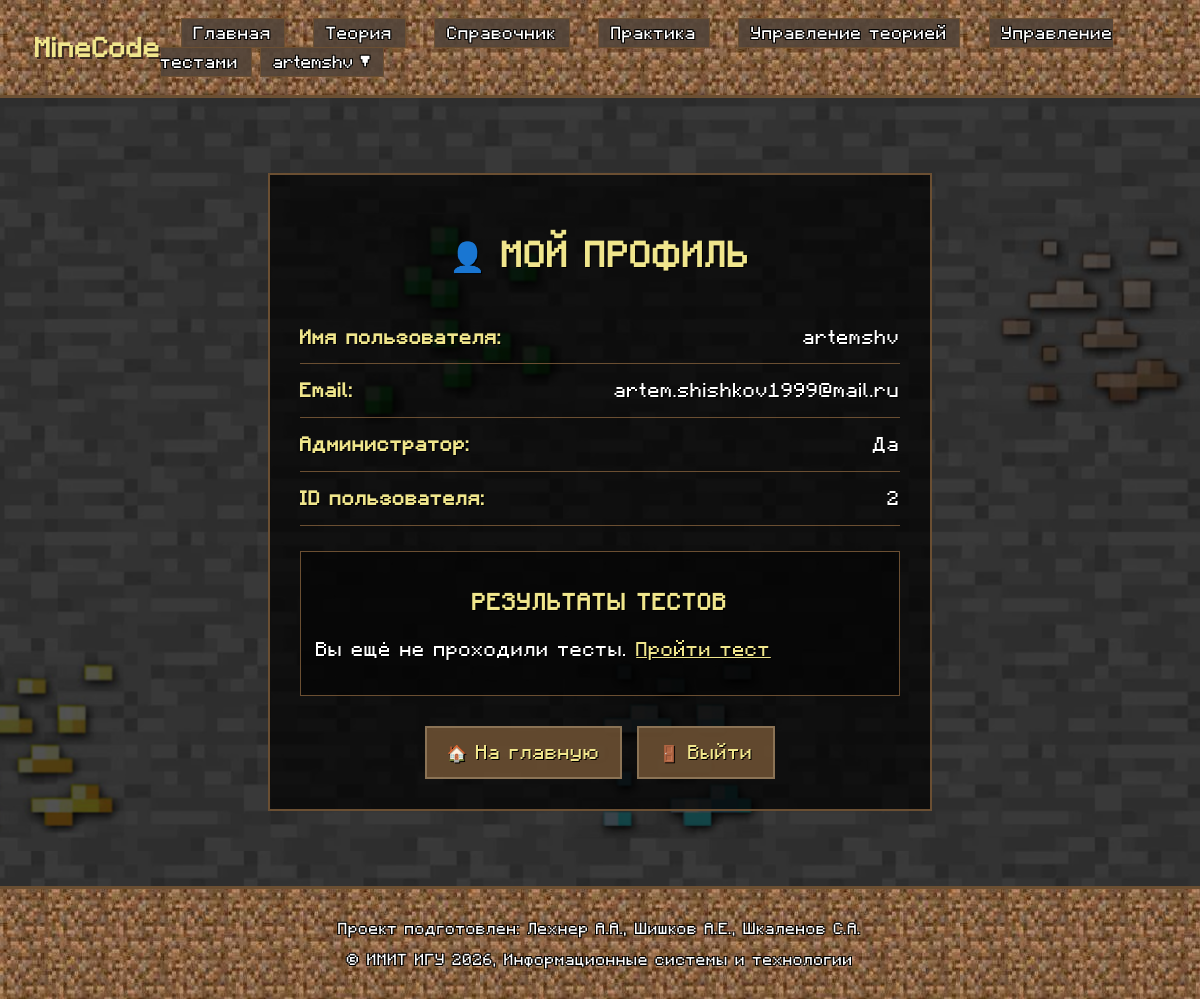
Page /profile (signed in) on the earlier database version.
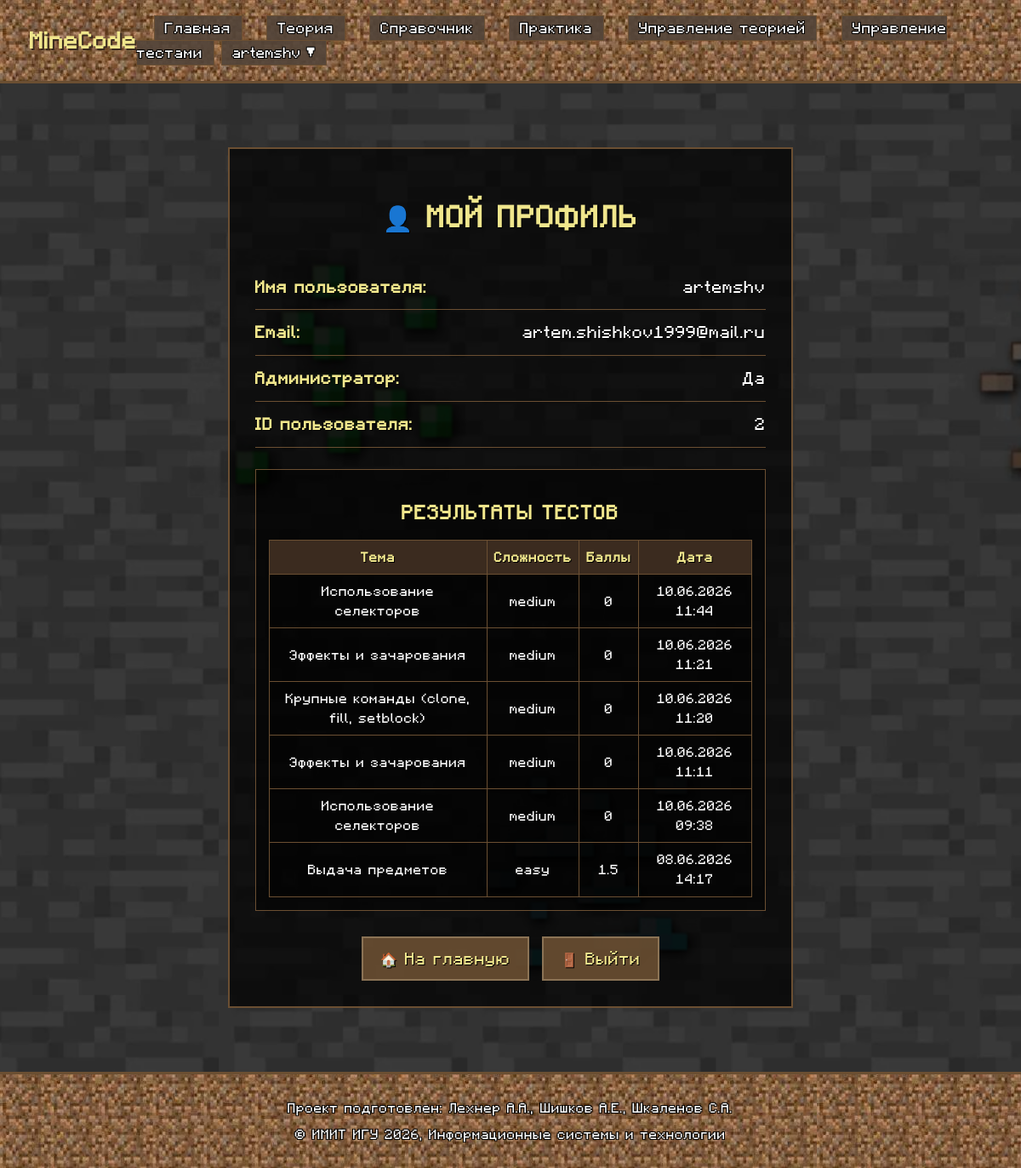
Same page on the later database version.
### app/models.py (models this page shows)
class TestResult(db.Model):
    id = db.Column(db.Integer, primary_key=True)
    score = db.Column(db.Float, nullable=False)
    total = db.Column(db.Integer, nullable=False)
    topic = db.Column(db.String(100))
    difficulty = db.Column(db.String(20))
    timestamp = db.Column(db.DateTime, default=datetime.utcnow)
    user_id = db.Column(db.Integer, db.ForeignKey('user.id'), nullable=False)

### app/routes.py (the view)
@main.route('/profile')
@login_required
def profile():
    return render_template('profile.html', title='Профиль', body_class='theory-bg')

### app/__init__.py (called while the page is built)
@login_manager.user_loader
def load_user(user_id):
    from app.models import User
    return User.query.get(int(user_id))

### app/templates/profile.html (shortened to what this page needs)
{% extends "base.html" %}
{% block content %}
<div class="container">
    <div class="profile-container">
        <h2 class="profile-title">👤 Мой профиль</h2>
        <div class="profile-info">
            <div class="info-row">
                <span class="info-label">Имя пользователя:</span>
                <span class="info-value">{{ current_user.username }}</span>
            </div>
            <div class="info-row">
                <span class="info-label">Email:</span>
                <span class="info-value">{{ current_user.email }}</span>
            </div>
            <div class="info-row">
                <span class="info-label">Администратор:</span>
                <span class="info-value">{{ "Да" if current_user.is_admin else "Нет" }}</span>
            </div>
            <div class="info-row">
                <span class="info-label">ID пользователя:</span>
                <span class="info-value">{{ current_user.id }}</span>
            </div>
        </div>
        <div class="profile-results">
            <h3>Результаты тестов</h3>
            {% if current_user.test_results %}
            <table class="results-table">
                <thead>
                    <tr>
                        <th>Тема</th>
                        <th>Сложность</th>
                        <th>Баллы</th>
                        <th>Дата</th>
                    </tr>
                </thead>
                <tbody>
                    {% for result in current_user.test_results|sort(attribute='timestamp', reverse=True) %}
                    <tr>
                        <td>{{ result.topic }}</td>
                        <td>{{ result.difficulty }}</td>
                        <td>{{ result.score }}</td>
                        <td>{{ result.timestamp.strftime('%d.%m.%Y %H:%M') }}</td>
                    </tr>
                    {% endfor %}
                </tbody>
            </table>
            {% else %}
            <p>Вы ещё не проходили тесты. <a href="/practice">Пройти тест</a></p>
            {% endif %}
        </div>
        <div class="profile-actions">
            <a href="{{ url_for('main.index') }}" class="btn-back">🏠 На главную</a>
            <a href="{{ url_for('main.logout') }}" class="btn-logout">🚪 Выйти</a>
        </div>
    </div>
</div>
{% endblock %}

Differences in the rows shown:
added TestResult: topic "Использование селекторов", difficulty "medium", score "0", timestamp "10.06.2026 11:44"
added TestResult: topic "Эффекты и зачарования", difficulty "medium", score "0", timestamp "10.06.2026 11:21"
added TestResult: topic "Крупные команды (clone, fill, setblock)", difficulty "medium", score "0", timestamp "10.06.2026 11:20"
added TestResult: topic "Эффекты и зачарования", difficulty "medium", score "0", timestamp "10.06.2026 11:11"
added TestResult: topic "Использование селекторов", difficulty "medium", score "0", timestamp "10.06.2026 09:38"
added TestResult: topic "Выдача предметов", difficulty "easy", score "1.5", timestamp "08.06.2026 14:17"
Other differences:
text no longer shown: "Вы ещё не проходили тесты. Пройти тест"
text now shown: "Тема Сложность Баллы Дата"
